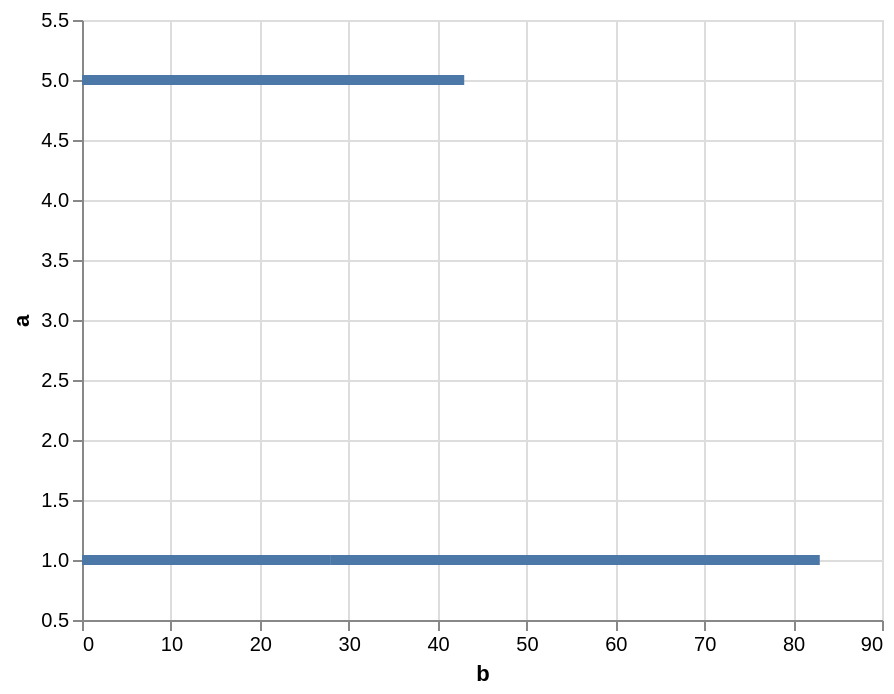

Write the Vega-Lite specification saved for this chart.
### Vega specification from a JSON file in a GitHub repository (floating-point values rounded to 4 significant figures)
{"$schema": "https://vega.github.io/schema/vega/v5.json", "description": "A simple bar chart with embedded data.", "background": "white", "padding": 5, "width": 400, "height": 300, "style": "cell", "data": [{"name": "source_0", "values": [{"a": 1, "b": 28}, {"a": 1, "b": 55}, {"a": 5, "b": 43}]}, {"name": "data_0", "source": "source_0", "transform": [{"type": "stack", "groupby": ["a"], "field": "b", "sort": {"field": [], "order": []}, "as": ["b_start", "b_end"], "offset": "zero"}, {"type": "filter", "expr": "isValid(datum[\"b\"]) && isFinite(+datum[\"b\"]) && isValid(datum[\"a\"]) && isFinite(+datum[\"a\"])"}]}], "marks": [{"name": "marks", "type": "rect", "style": ["bar"], "from": {"data": "data_0"}, "encode": {"update": {"fill": {"value": "#4c78a8"}, "ariaRoleDescription": {"value": "bar"}, "description": {"signal": "\"b: \" + (format(datum[\"b\"], \"\")) + \"; a: \" + (format(datum[\"a\"], \"\"))"}, "x": {"scale": "x", "field": "b_end"}, "x2": {"scale": "x", "field": "b_start"}, "yc": {"scale": "y", "field": "a"}, "height": {"value": 5}}}}], "scales": [{"name": "x", "type": "linear", "domain": {"data": "data_0", "fields": ["b_start", "b_end"]}, "range": [0, {"signal": "width"}], "nice": true, "zero": true}, {"name": "y", "type": "linear", "domain": {"data": "data_0", "field": "a"}, "range": [{"signal": "height"}, 0], "nice": true, "zero": false, "padding": 5}], "axes": [{"scale": "x", "orient": "bottom", "gridScale": "y", "grid": true, "tickCount": {"signal": "ceil(width/40)"}, "domain": false, "labels": false, "aria": false, "maxExtent": 0, "minExtent": 0, "ticks": false, "zindex": 0}, {"scale": "y", "orient": "left", "gridScale": "x", "grid": true, "tickCount": {"signal": "ceil(height/40)"}, "domain": false, "labels": false, "aria": false, "maxExtent": 0, "minExtent": 0, "ticks": false, "zindex": 0}, {"scale": "x", "orient": "bottom", "grid": false, "title": "b", "labelFlush": true, "labelOverlap": true, "tickCount": {"signal": "ceil(width/40)"}, "zindex": 0}, {"scale": "y", "orient": "left", "grid": false, "title": "a", "labelAngle": 0, "labelAlign": "right", "labelOverlap": true, "tickCount": {"signal": "ceil(height/40)"}, "zindex": 0}]}
